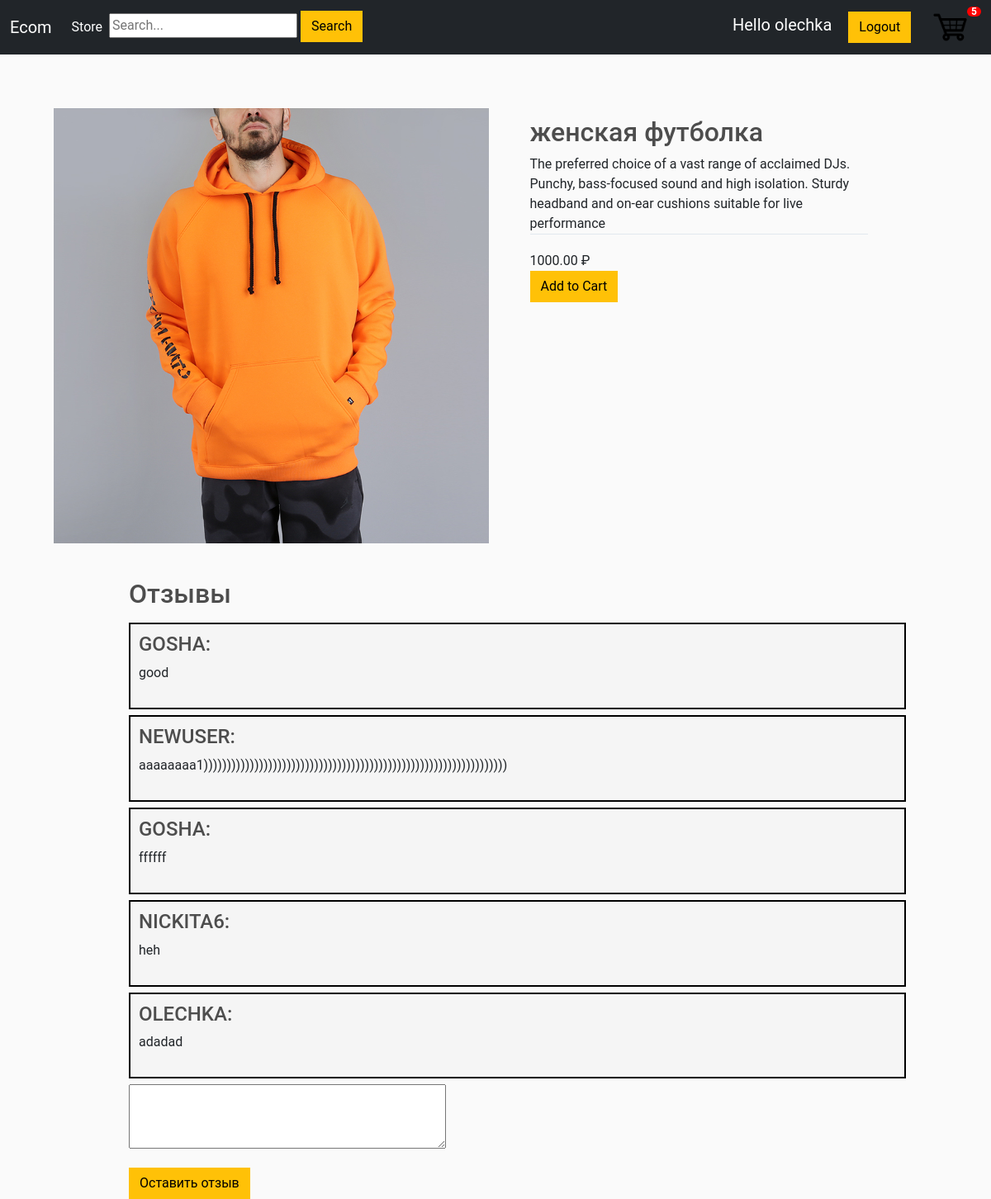
Page /1/ (signed in) on the committed database.
### mainapp/models.py (models this page shows, shortened)
class Product(models.Model):
    name = models.CharField(max_length=200, null=True)
    price = models.DecimalField(max_digits=7, decimal_places=2)
    digital = models.BooleanField(default=False, null=True, blank=False)
    image = models.ImageField(null=True, blank=True)
    def imageURL(self):
        try:
            url = self.image.url
        except:
            url = ''
        return url

class Comment(models.Model):
    text = models.CharField(max_length=250, null=True)
    product = models.ForeignKey(Product, on_delete=models.SET_NULL, blank=True, null=True)
    customer = models.ForeignKey(Customer, on_delete=models.SET_NULL, blank=True, null=True)

class Customer(models.Model):
    user = models.OneToOneField(User, on_delete=models.CASCADE, null=True, blank=True)
    name = models.CharField(max_length=200, null=True)
    email = models.CharField(max_length=200, null=True)
    def __str__(self):
        return self.name

### mainapp/views.py (the view)
# urls.py: path('<int:product_id>/', views.product, name='product'),
def product(request, product_id):
    try:
        product = Product.objects.get(id=product_id)
    except:
        raise Http404('продукт не найден')
    data = cartData(request)
    cartItems = data['cartItems']
    comments = Comment.objects.filter(product_id=product.id)[:20]
    context = {'product': product, 'cartItems': cartItems, 'comments': comments}
    return render(request, "mainapp/product.html", context)

### mainapp/models.py (called while the page is built)
    def get_cart_items(self):
        orderitems = self.orderitem_set.all()
        items = sum([item.quantity for item in orderitems])
        return items

### mainapp/utils.py (called while the page is built)
def cartData(request):
    if request.user.is_authenticated:
        customer = request.user.customer
        order, created = Order.objects.get_or_create(customer=customer, complete=False)
        cartItems = order.get_cart_items()
        items = order.orderitem_set.all()
    else:
        cookieData = cookieCart(request)
        cartItems = cookieData['cartItems']
        order = cookieData['order']
        items = cookieData['items']
    return {"cartItems": cartItems, "order": order, "items": items}

### mainapp/templates/mainapp/product.html (shortened to what this page needs)
{% extends 'mainapp/index.html' %}
{% load static %}
{% block content%}
<link rel="stylesheet" type="text/css" href="{% static 'css/product.css' %}">
<img class="left-column" src="{{product.imageURL}}">
<div class="right-column">
    <div class="product-description">
    <h2>{{product.name}}</h2>
    The preferred choice of a vast range of acclaimed DJs. Punchy, bass-focused sound and high isolation. Sturdy headband and on-ear cushions suitable for live performance</div>
    <div class="product-price">{{product.price}} ₽</div> <a><button data-product = {{product.id}} data-action = "add" class="btn btn-warning add-btn update-cart">Add to Cart</button></a>
</div>
<div class="comment">
    <h2>Отзывы</h2>
    {% for comment in comments%}
        <div class="comment-cart">
            <div class="media-body">
                <div class="well well-lg">
                    <h4 class="media-heading text-uppercase reviews">{{comment.customer}}: </h4>
                    <p class="media-comment">
                      {{comment.text}}
                    </p>
                </div>
            </div>
        </div>
    {% endfor %}
    {% if user.is_authenticated %}
        <form action="{% url 'leave_comment' product.id %}" method="POST">
            <p><textarea name="comment_area" cols="40" rows="3"></textarea></p>
            <button class="btn btn-warning">Оставить отзыв</button>
        </form>
    {% else %}
        <h4>Только зарегестрированные пользователи могут оставлять отзыв</h4>
    {% endif %}
</div>
{% endblock content%}

### mainapp/templates/mainapp/index.html (shortened to what this page needs)
<!DOCTYPE html>
<html lang="en">
{% load static %}
<head>
    <link href="https://cdn.jsdelivr.net/npm/bootstrap@5.1.0/dist/css/bootstrap.min.css" rel="stylesheet">
    <link rel="stylesheet" type="text/css" href="{% static 'css/index.css' %}">
</head>
<body>
    <nav class="navbar navbar-expand-lg navbar-dark bg-dark">
      <div class="container-fluid">
        <a class="navbar-brand" href="{% url 'store' %}">Ecom</a>
        <div class="collapse navbar-collapse" id="navbarSupportedContent">
          <ul class="navbar-nav me-auto mb-2 mb-lg-0">
            <li class="nav-item">
              <a class="nav-link active" aria-current="page" href="{% url 'store' %}">Store</a>
            </li>
              <li class="nav-item">
                  <form action="{% url 'search_results' %}" method="POST">
                    <input name="search" type="text" placeholder="Search...">
                    <button class="btn btn-warning">Search</button>
                  </form>
              </li>
          </ul>
           <div class="form-inline my-2 my-lg-0">
               {% if user.is_authenticated %}
               <a class="navbar-brand" href="">Hello {{user.username}}</a>
               <a href="{% url 'logout' %}" class="btn btn-warning">Logout</a>
               {% else %}
                <a href="{% url 'login' %}" class="btn btn-warning">Login</a>
                <a href="{% url 'register' %}" class="btn btn-warning">Register</a>
               {% endif %}
                <a href="{% url 'cart' %}" style="color:#212429;">
                    <img  id="cart-icon" src="{% static 'images/cart.png' %}">
                </a>
                <span class='badge badge-warning' id='lblCartCount'>{{cartItems}}</span>
	        </div>
        </div>
      </div>
    </nav>
    <div class="container">
        {% block content %}
        {% endblock content %}
    </div>
</body>
</html>

### static/css/index.css (style rules this page uses)
body { background-color: hsl(0, 0%, 98%); }
h1,h2,h3,h4,h5,h6 { color:hsl(0, 0%, 30%); }
.badge { padding-left: 9px; padding-right: 9px; -webkit-border-radius: 9px; -moz-border-radius: 9px; border-radius: 9px; }
#lblCartCount { font-size: 12px; background: #ff0000; color: #fff; padding: 0 5px; vertical-align: top; margin-left: -10px; }
#cart-icon { width:50px; height:50px; border:0; display: inline-block; margin-left: 20px; }
.btn { border-radius: 0; }

### static/css/product.css (style rules this page uses)
html, body { height: 100%; width: 100%; margin: 0; font-family: 'Roboto', sans-serif; }
.container { max-width: 1200px; margin: 0 auto; padding: 15px; display: flex; }
.left-column { width: 45%; position: relative; margin:50px; }
.right-column { width: 35%; margin-top: 60px; }
.product-description { border-bottom: 1px solid #E1E8EE; margin-bottom: 20px; }
.product-price { display: flex; align-items: center; }
.comment { position: absolute; top: 700px; left: 13%; }
.media-body { position: relative; }
.media-comment { margin-bottom: 20px; }
.comment-cart { width: 200%; margin-bottom: 7px; padding: 10px; border: 2px solid black; background: #f5f5f5; }

### rows in the picture
Product: imageURL (picture), name "женская футболка", price "1000.00"
Comment: customer "GOSHA", text "good"
Comment: customer "NEWUSER", text "aaaaaaaa1))))))))))))))))))))))))))))))))))))))))))))))))))))))))))))))))))"
Comment: customer "GOSHA", text "ffffff"
Comment: customer "NICKITA6", text "heh"
Comment: customer "OLECHKA", text "adadad"

### other values in the picture
{{ user.username }} "olechka"
{{ cartItems }} "5"
